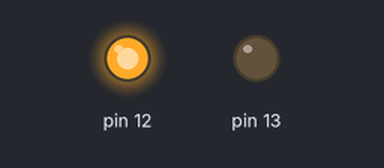
This sketch was run on a simulated Arduino Uno, built with avr-gcc and run on an emulated ATmega328P. Shown: output pins drawn as LEDs (lit = HIGH).

Above: at 0.1 s.
At 1.15 s:
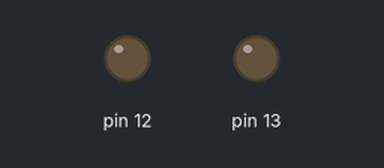
At 2.2 s:
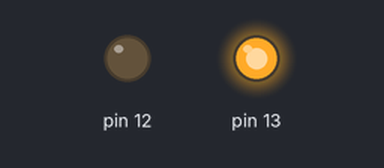
Timing chart, 0 to 3.0 s (numbered marks = the images above):
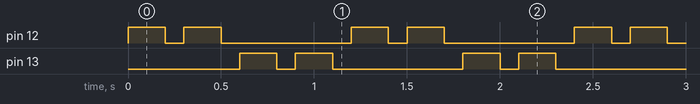

Measured:
- by itself, pin 12, pin 13: repeats every 1.2 s: LOW 0.10 s, HIGH 0.20 s, LOW 0.70 s, HIGH 0.20 s
- by itself, everything shown: repeats every 1.2 s, in 8 steps

The sketch:

Rotating_LED.ino
```cpp
void setup() {
  // put your setup code here, to run once:
  pinMode(12, OUTPUT);
  pinMode(13, OUTPUT);

}

void loop() {
  // put your main code here, to run repeatedly:

  for(int i = 12; i <= 13; ++i){
    digitalWrite(i, HIGH);
    delay(200);
    digitalWrite(i, LOW);
    delay(100);
    digitalWrite(i, HIGH);
    delay(200);
    digitalWrite(i, LOW);
    delay(100);
  }

}
```
